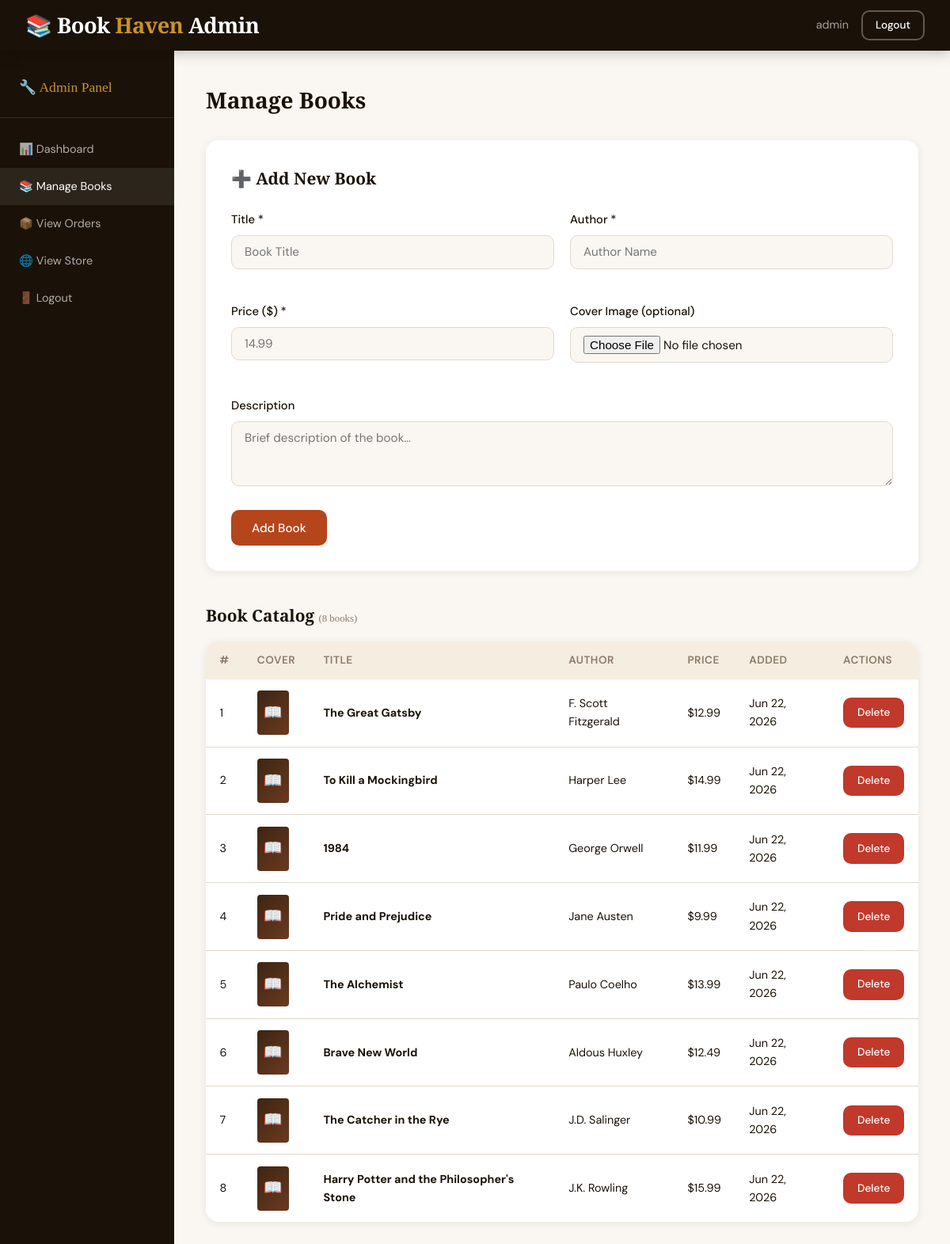
Page /books.php (signed in) on the committed database.
### tables this page shows
CREATE TABLE IF NOT EXISTS books (
    id         INT            NOT NULL AUTO_INCREMENT,
    title      VARCHAR(255)   NOT NULL,
    author     VARCHAR(150)   NOT NULL,
    price      DECIMAL(8,2)   NOT NULL CHECK (price > 0),
    image      VARCHAR(255)   DEFAULT NULL,
    description TEXT          DEFAULT NULL,
    created_at TIMESTAMP      NOT NULL DEFAULT CURRENT_TIMESTAMP,
    PRIMARY KEY (id)
);

### config.php (called while the page is built, shortened)
<?php
function e(string $str): string {
    return htmlspecialchars($str, ENT_QUOTES, 'UTF-8');
}

### books.php (the view, shortened to what this page needs)
<?php
require_once __DIR__ . '/../config.php';
$db = getDB();
$errors = [];
$page    = max(1, (int)($_GET['page'] ?? 1));
$perPage = 15;
$offset  = ($page - 1) * $perPage;
$total   = $db->query("SELECT COUNT(*) FROM books")->fetchColumn();
$books   = $db->query("SELECT * FROM books ORDER BY created_at DESC LIMIT $perPage OFFSET $offset")->fetchAll();
?>
<!DOCTYPE html>
<html lang="en">
<head>
  <link rel="stylesheet" href="/obs/css/style.css">
</head>
<body>
<header class="site-header">
  <div class="header-inner">
    <span class="site-logo">📚 Book<span>Haven</span> Admin</span>
    <div style="display:flex;align-items:center;gap:1rem;">
      <span style="color:rgba(255,255,255,.6);font-size:.9rem;">
        <?= e($_SESSION['admin_username']) ?>
      </span>
      <a href="/obs/admin/logout.php" class="btn btn-outline btn-sm" style="color:#fff;border-color:rgba(255,255,255,.3);">Logout</a>
    </div>
  </div>
</header>
<div class="admin-layout">
  <aside class="admin-sidebar">
    <div class="admin-brand">🔧 Admin Panel</div>
    <nav>
      <a href="/obs/admin/index.php">📊 Dashboard</a>
      <a href="/obs/admin/books.php" class="active">📚 Manage Books</a>
      <a href="/obs/admin/orders.php">📦 View Orders</a>
      <a href="/obs/index.php" target="_blank">🌐 View Store</a>
      <a href="/obs/admin/logout.php">🚪 Logout</a>
    </nav>
  </aside>
  <main class="admin-main">
    <h1>Manage Books</h1>
    <div style="background:var(--card-bg);border-radius:var(--radius-lg);box-shadow:var(--shadow);padding:2rem;margin-bottom:2.5rem;">
      <h2 style="font-family:var(--font-head);font-size:1.3rem;margin-bottom:1.5rem;">➕ Add New Book</h2>
      <form action="/obs/admin/books.php" method="POST" enctype="multipart/form-data">
        <div style="display:grid;grid-template-columns:1fr 1fr;gap:1.25rem;">
          <div class="form-group">
            <label for="title">Title *</label>
            <input type="text" id="title" name="title" class="form-control <?= isset($errors['title']) ? 'invalid' : '' ?>"
                   placeholder="Book Title" value="<?= e($_POST['title'] ?? '') ?>">
          </div>
          <div class="form-group">
            <label for="author">Author *</label>
            <input type="text" id="author" name="author" class="form-control <?= isset($errors['author']) ? 'invalid' : '' ?>"
                   placeholder="Author Name" value="<?= e($_POST['author'] ?? '') ?>">
          </div>
          <div class="form-group">
            <label for="price">Price ($) *</label>
            <input type="number" id="price" name="price" step="0.01" min="0.01"
                   class="form-control <?= isset($errors['price']) ? 'invalid' : '' ?>"
                   placeholder="14.99" value="<?= e($_POST['price'] ?? '') ?>">
          </div>
          <div class="form-group">
            <label for="image">Cover Image (optional)</label>
            <input type="file" id="image" name="image" class="form-control"
                   accept="image/jpeg,image/png,image/gif,image/webp">
          </div>
          <div class="form-group" style="grid-column:1/-1;">
            <label for="description">Description</label>
            <textarea id="description" name="description" rows="3" class="form-control"
                      placeholder="Brief description of the book…"><?= e($_POST['description'] ?? '') ?></textarea>
          </div>
        </div>
        <button type="submit" class="btn btn-primary">Add Book</button>
      </form>
    </div>
    <h2 style="font-family:var(--font-head);font-size:1.3rem;margin-bottom:1rem;">
      Book Catalog <small style="font-size:.8rem;color:var(--muted);font-weight:400;">(<?= $total ?> books)</small>
    </h2>
    <table class="admin-table">
      <thead>
        <tr>
          <th>#</th>
          <th>Cover</th>
          <th>Title</th>
          <th>Author</th>
          <th>Price</th>
          <th>Added</th>
          <th>Actions</th>
        </tr>
      </thead>
      <tbody>
        <?php foreach ($books as $book): ?>
          <tr>
            <td><?= $book['id'] ?></td>
            <td>
              <?php if (!empty($book['image']) && file_exists(__DIR__ . '/../images/' . $book['image'])): ?>
                <img src="/obs/images/<?= e($book['image']) ?>" alt="" style="width:40px;height:56px;object-fit:cover;border-radius:4px;">
              <?php else: ?>
                <div style="width:40px;height:56px;background:linear-gradient(135deg,#3d2512,#6b3a1f);border-radius:4px;display:flex;align-items:center;justify-content:center;color:#fff;font-size:1.2rem;">📖</div>
              <?php endif; ?>
            </td>
            <td><strong><?= e($book['title']) ?></strong></td>
            <td><?= e($book['author']) ?></td>
            <td>$<?= number_format($book['price'], 2) ?></td>
            <td><?= date('M j, Y', strtotime($book['created_at'])) ?></td>
            <td>
              <a href="/obs/admin/books.php?delete=<?= $book['id'] ?>"
                 class="btn btn-danger btn-sm"
                 onclick="return confirm('Delete \'<?= e(addslashes($book['title'])) ?>\'? This cannot be undone.')">
                Delete
              </a>
            </td>
          </tr>
        <?php endforeach; ?>
      </tbody>
    </table>
  </main>
</div>
</body>
</html>

### style.css (style rules this page uses)
:root { --ink: #1a1208; --cream: #faf7f2; --warm: #f5ede0; --accent: #b5451b; --accent-lt: #d9623a; --gold: #c9922a; --muted: #8a7968; --border: #e2d8cc; --card-bg: #ffffff; --shadow: 0 2px 12px rgba(26,18,8,.08); --shadow-lg: 0 8px 32px rgba(26,18,8,.14); --radius: 10px; --radius-lg: 16px; --font-head: 'Playfair Display', Georgia, serif; --font-body: 'DM Sans', system-ui, sans-serif; --transition: .2s ease; }
*, *::before, *::after { box-sizing: border-box; margin: 0; padding: 0; }
body { font-family: var(--font-body); background: var(--cream); color: var(--ink); line-height: 1.6; min-height: 100vh; }
a { color: var(--accent); text-decoration: none; }
.site-header { background: var(--ink); color: #fff; padding: 0 2rem; position: sticky; top: 0; z-index: 100; box-shadow: 0 2px 16px rgba(0,0,0,.25); }
.header-inner { max-width: 1200px; margin: 0 auto; display: flex; align-items: center; justify-content: space-between; height: 64px; gap: 1.5rem; }
.site-logo { font-family: var(--font-head); font-size: 1.7rem; font-weight: 700; color: #fff; letter-spacing: -.5px; display: flex; align-items: center; gap: .4rem; }
.site-logo span { color: var(--gold); }
.btn { display: inline-block; padding: .65rem 1.5rem; border-radius: var(--radius); font-family: var(--font-body); font-weight: 500; font-size: .95rem; cursor: pointer; transition: all var(--transition); border: 2px solid transparent; text-align: center; }
.btn-primary { background: var(--accent); color: #fff; border-color: var(--accent); }
.btn-outline { background: transparent; border-color: var(--accent); color: var(--accent); }
.btn-sm { padding: .4rem 1rem; font-size: .85rem; }
.btn-danger { background: #c0392b; border-color: #c0392b; color: #fff; }
.form-group { margin-bottom: 1.4rem; }
.form-group label { display: block; font-weight: 500; margin-bottom: .45rem; font-size: .92rem; color: var(--ink); }
.form-control { width: 100%; padding: .65rem 1rem; border: 1.5px solid var(--border); border-radius: var(--radius); font-family: var(--font-body); font-size: .95rem; color: var(--ink); background: var(--cream); transition: border-color var(--transition), box-shadow var(--transition); }
.admin-layout { display: grid; grid-template-columns: 220px 1fr; min-height: calc(100vh - 64px); }
.admin-sidebar { background: var(--ink); padding: 2rem 0; }
.admin-sidebar .admin-brand { padding: 0 1.5rem 1.5rem; border-bottom: 1px solid rgba(255,255,255,.1); margin-bottom: 1rem; font-family: var(--font-head); color: var(--gold); font-size: 1.1rem; }
.admin-sidebar nav a { display: flex; align-items: center; gap: .65rem; padding: .75rem 1.5rem; color: rgba(255,255,255,.65); font-size: .9rem; transition: background var(--transition), color var(--transition); }
.admin-sidebar nav a:hover, .admin-sidebar nav a.active { background: rgba(255,255,255,.08); color: #fff; }
.admin-main { padding: 2.5rem; background: var(--cream); }
.admin-main h1 { font-family: var(--font-head); font-size: 1.75rem; margin-bottom: 1.75rem; }
.admin-table { width: 100%; border-collapse: collapse; background: var(--card-bg); border-radius: var(--radius-lg); overflow: hidden; box-shadow: var(--shadow); }
.admin-table th { background: var(--warm); padding: .8rem 1.1rem; text-align: left; font-size: .85rem; font-weight: 600; color: var(--muted); text-transform: uppercase; letter-spacing: .5px; }
.admin-table td { padding: .9rem 1.1rem; border-bottom: 1px solid var(--border); font-size: .9rem; vertical-align: middle; }
.admin-table tr:last-child td { border-bottom: none; }

### rows in the picture
books: id "1", title "The Great Gatsby", author "F. Scott Fitzgerald", price "12.99", created_at "Jun 22, 2026"
books: id "2", title "To Kill a Mockingbird", author "Harper Lee", price "14.99", created_at "Jun 22, 2026"
books: id "3", title "1984", author "George Orwell", price "11.99", created_at "Jun 22, 2026"
books: id "4", title "Pride and Prejudice", author "Jane Austen", price "9.99", created_at "Jun 22, 2026"
books: id "5", title "The Alchemist", author "Paulo Coelho", price "13.99", created_at "Jun 22, 2026"
books: id "6", title "Brave New World", author "Aldous Huxley", price "12.49", created_at "Jun 22, 2026"
books: id "7", title "The Catcher in the Rye", author "J.D. Salinger", price "10.99", created_at "Jun 22, 2026"
books: id "8", title "Harry Potter and the Philosopher's Stone", author "J.K. Rowling", price "15.99", created_at "Jun 22, 2026"

### other values in the picture
$_SESSION['admin_username'] "admin"
$total "8"
